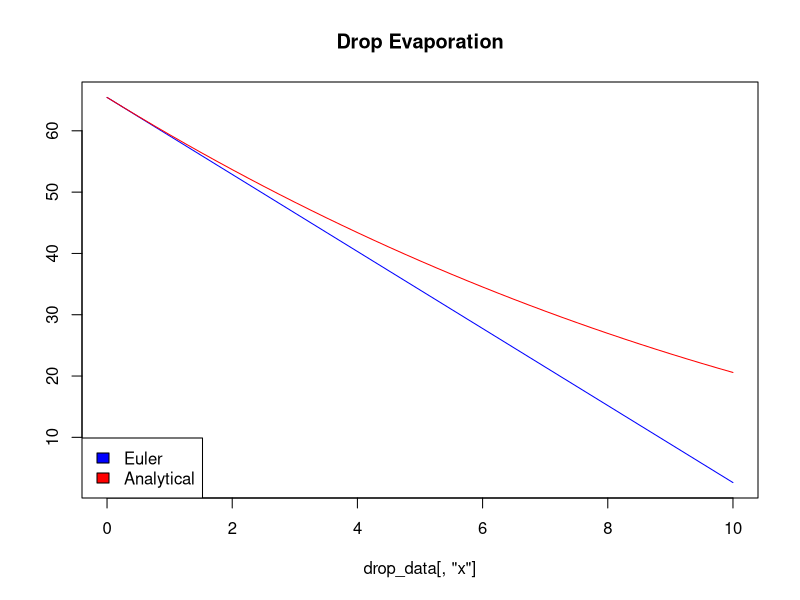

This figure's R source:
## ---- chunk 1
t0 <- 0
tf <- 10
step <- 0.25
k <- 0.08
r0 <- 2.5

x <- seq(t0,tf,by=step)



drop_data <- data.frame(x)
dependent_variables <- c("vol_euler","vol_analytical")
drop_data[,dependent_variables] <- NA
drop_data[1,dependent_variables] <- (4/3 * pi * r0^3)

for (i in 2:nrow(drop_data)){
  drop_data[i,"vol_euler"] <- (drop_data[1,"vol_euler"] - (k * drop_data[i,'x'] * 4 * pi * r0^2))  
  drop_data[i,"vol_analytical"] <- (4/3 * pi * (r0-(k*drop_data[i,'x']))^3)
}

plot(drop_data[,'x'],drop_data[,"vol_euler",], 
     main="Drop Evaporation", 
     ylab="",
     type="l",
     col="blue")
     lines(drop_data[,'x'],
           drop_data[,"vol_analytical"], col="red")
     legend("bottomleft",
     c("Euler","Analytical"),
     fill=c("blue","red"))

## ---- chunk 2

## ---- chunk 3
Ealimit <- 5
Ea <- 101

xi <- 0
xi_memory_1 <- NA
xi_memory_2 <- NA
xr_memory <- NA
xu <- 1

#should be updated accorging to problem
first_dev <- function(x) {
  y <- -12*x^5-6*x^3+10
  return(y)
}

while (Ea > Ealimit){
 
  yi <- first_dev(xi)
  yu <- first_dev(xu)
  
  yproduct <- yi*yu
  
  if (yproduct > 0) {
    xr_memory <- xr} 

  xr <- (xi+xu)/2
  
 if (yproduct < 0) {
    xr_memory <- xi
    xi <- xr
 } else {
    if (is.na(xi_memory_1)) {
      xu <- xr
      } else {
        xu <- xi
        xi <- xi_memory_2
          }
 }
  
  if (is.na(xi_memory_1)){
    xi_memory_1 <- 2*xr
    } else {
      xi_memory_2 <- xi_memory_1
      xi_memory_1 <- xi
    }
  
  Ea <- abs((xr_memory - xr) * 100/ xr)
 
}

print(xu)

## ---- chunk 4
# tip graph fuctions and start upwards after a maxima or minimum


# orignal_func and first derivative must be upstated according to problem

original_func <- function(x) {
  y <- -1+5.5*x-4*x^2+0.5*x^3
  return(y)
}

first_dev <- function(x) {
  y <- 5.5-8*x+1.5*x^2
  return(y)
}

# enter Es percentage as a percentage 
Es <- 0.01

Et <- 101
root_memory <- NA

xi<- 5

counter <- 0
while (Et > Es){
  counter <- counter + 1
#  print(c(counter,Et,root_memory))
  
  if (is.na(root_memory)) {root_memory <- xi}
  
  root <- root_memory - original_func(root_memory)/first_dev(root_memory)
  
  Et <- abs(100* (root_memory - root)/root)
  
  root_memory <- root
}

counter <- counter + 1
cat(c("Steps: ", counter, "Root: ", root))

## ---- chunk 5
# create matrix of equations 
eq1 <- c(8, 2, -2, -2)
eq2 <- c(10, 2, 4, 4)
eq3 <- c(12, 2, 2, 6)

original_matrix <- data.frame(eq1, eq2, eq3)

eq_matrix <- t(original_matrix)

# normalize equations to the one with lowest row
for (rowcheck in 1:(nrow(eq_matrix)-1)){
  denominator <- eq_matrix[rowcheck,rowcheck]
  for (i in rowcheck:(nrow(eq_matrix)-1)){
    for (j in 1:ncol(eq_matrix)){
      if (j==rowcheck) {numerator <- eq_matrix[(i+1),j]}
      eq_matrix[(i+1),j] <- (eq_matrix[(i+1),j] - ((numerator/denominator) * eq_matrix[rowcheck,j]))
    }
  }  
}

# solve for Xs

solutions <- matrix(NA, ncol=nrow(eq_matrix))

for (i in nrow(eq_matrix):2){
  xi <- (eq_matrix[i,ncol(eq_matrix)] - sum(eq_matrix[i,1:(i-1)])) / eq_matrix[i,i]
  solutions[1,i] <- xi
  for (j in i:1){
    eq_matrix[j,ncol(eq_matrix)] <- eq_matrix[j,ncol(eq_matrix)] - (xi *eq_matrix[j,i])
    eq_matrix[j,i] <- 0
  }
}

solutions[1,1] <- eq_matrix[1,ncol(eq_matrix)]/eq_matrix[1,1]



## ---- chunk 6

## ---- chunk 7

## ---- chunk 8

## ---- chunk 9

## ---- chunk 10


## ---- chunk 11


## ---- chunk 12

## ---- chunk 13

## ---- chunk 14

